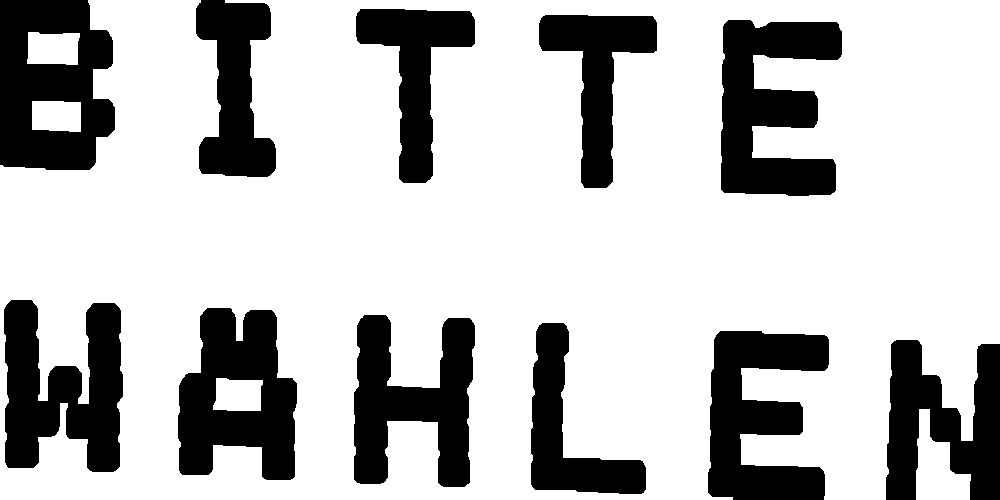
#> input picture test.jpg, 1000 x 500 px; its folder holds only this picture in this run
$ python -i imageprocessing.py   (imports and definitions only)
#> lines starting #> are read from the running program, lines starting #| are printed output that depends on the picture; after the words box and inside, x2 and y2 are one past the last pixel; in counts of white or black regions, pixels touching at a corner belong together
#> further down, picture is the input picture: shape (500, 1000, 3); min 0, max 255, mean 190.8
# -*- coding: utf-8 -*-
"""
Created on Fri Apr 21 09:22:52 2017

@author: Saleh Firoozabadi
"""

import numpy as np
from matplotlib import pyplot as plt
#from imutils.perspective import four_point_transform
#from imutils import contours
#import imutils
import cv2
from PIL import Image, ImageFilter
import PIL.ImageOps
import glob, os


#image importing and resizing


def imageprocessing (img):
    size =1000,500
    imgresized = cv2.resize(img,size)
    x,y = imgresized.shape[1], imgresized.shape[0]
#> x = 1000; y = 500

#image modification

    img_kernel = cv2.getStructuringElement(cv2.MORPH_ELLIPSE, (1, 5))
    img_gray = cv2.cvtColor(imgresized, cv2.COLOR_BGR2GRAY)
    img_blurred = cv2.GaussianBlur(img_gray, (5, 5), 0)
    img_thresh = cv2.threshold(img_blurred, 0, 255,
    cv2.THRESH_BINARY_INV | cv2.THRESH_OTSU)[1]
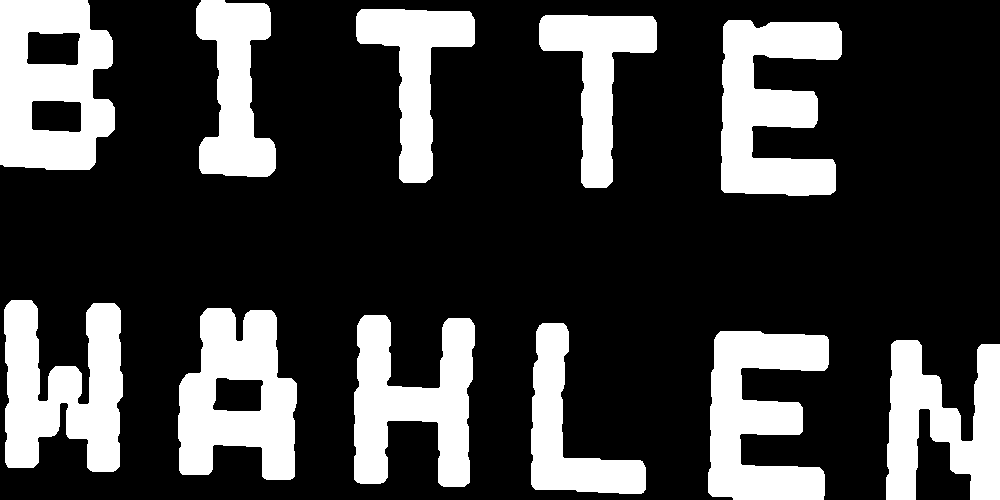
#> img_thresh: shape (500, 1000); 25.2% white; 11 white regions, largest, box (x1, y1, x2, y2) and area: (0, 0, 115, 170) 14182, (721, 20, 842, 196) 13843, (4, 300, 123, 472) 13594
    img_thresh1 = cv2.morphologyEx(img_thresh, cv2.MORPH_OPEN, img_kernel)

# dilation erosion
    kernel1 = np.ones((3,3),np.uint8)
    kernel2 = np.ones((20,20),np.uint8)
    kernel3 = np.ones((2,2),np.uint8)
    dilation = cv2.dilate(img_thresh1,kernel1,iterations = 1)
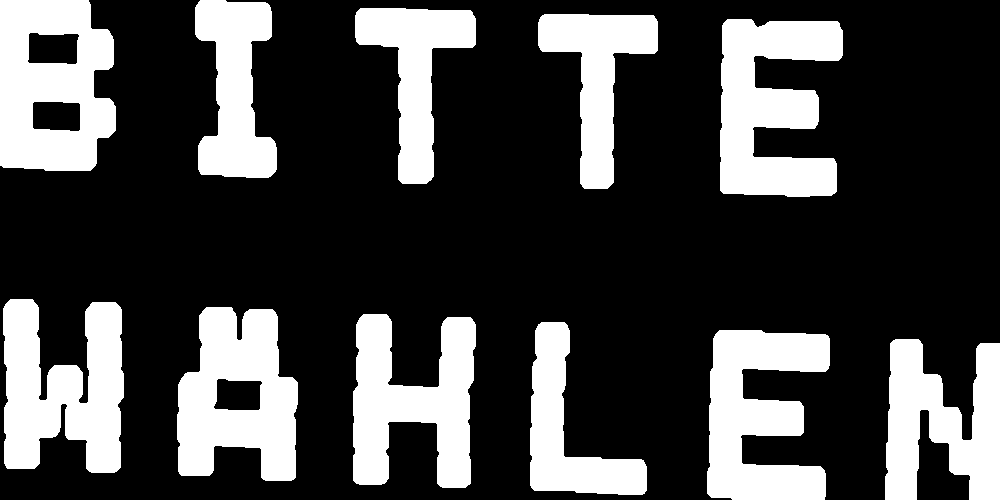
#> dilation: shape (500, 1000); 26.9% white; 11 white regions, largest, box (x1, y1, x2, y2) and area: (0, 0, 116, 171) 14866, (720, 19, 843, 197) 14779, (3, 299, 124, 473) 14650
    erosion = cv2.erode(dilation,kernel2,iterations = 1)
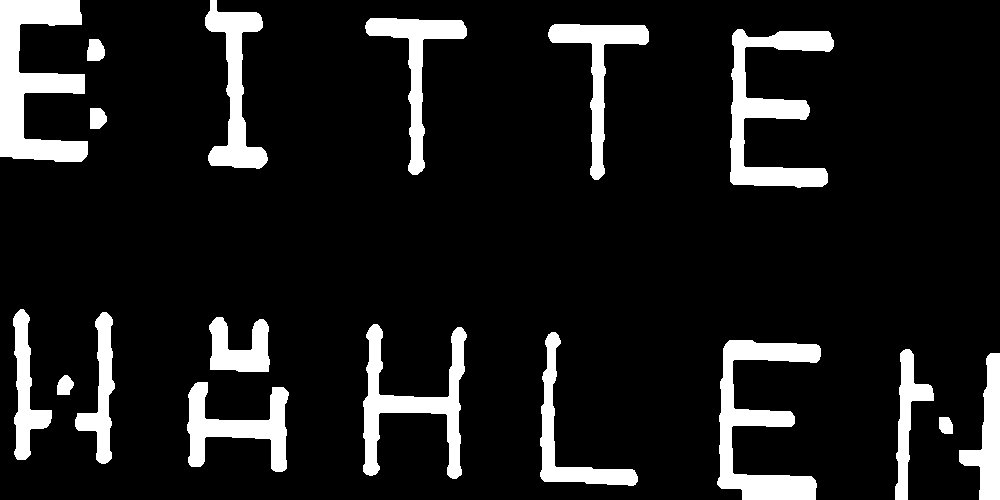
#> erosion: shape (500, 1000); 11.3% white; 18 white regions, largest, box (x1, y1, x2, y2) and area: (0, 0, 88, 162) 7493, (717, 340, 821, 500) 6381, (730, 29, 834, 188) 6210
    saleh = cv2.dilate(erosion,kernel3,iterations = 1)
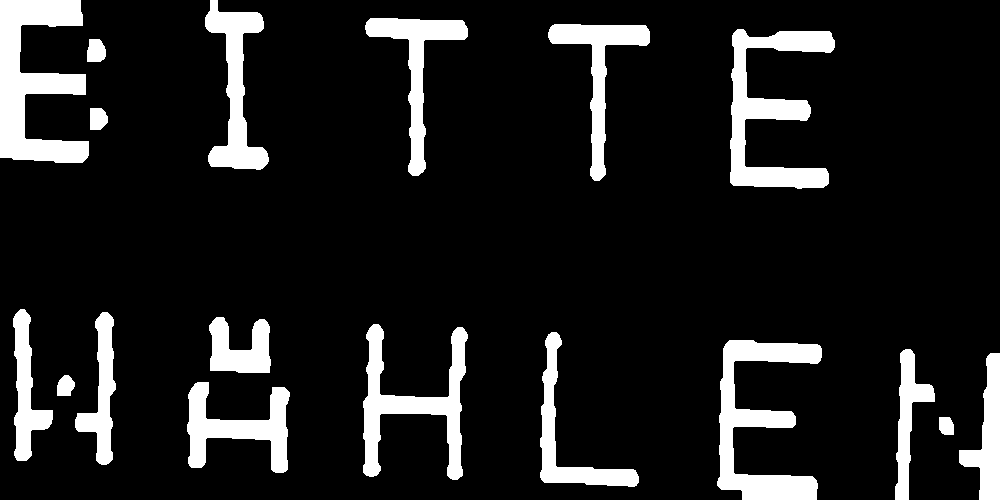
#> saleh: shape (500, 1000); 12.1% white; 18 white regions, largest, box (x1, y1, x2, y2) and area: (0, 0, 89, 163) 7871, (717, 340, 822, 500) 6725, (730, 29, 835, 189) 6643

# Cropping the image in left and up

    ixx = np.argmin(saleh, axis=0) # index of first zero in columns
#> ixx = 1000 values, max 160 at index 13, min 0 at index 81, mean 5.03
    ymin = np.min(ixx[np.nonzero(ixx)]) # the lowest nonzero value in ixx showing the lowest row # containing zero
#> ymin = 25

    ixy = np.argmin(saleh, axis=1)
#> ixy = 500 values, max 89 at index 141, min 0 at index 158, mean 15.12
    xmin = np.min(ixy[np.nonzero(ixy)])
#> xmin = 20


# Cropping the image in right and down

    flipudsaleh = np.flipud(saleh)
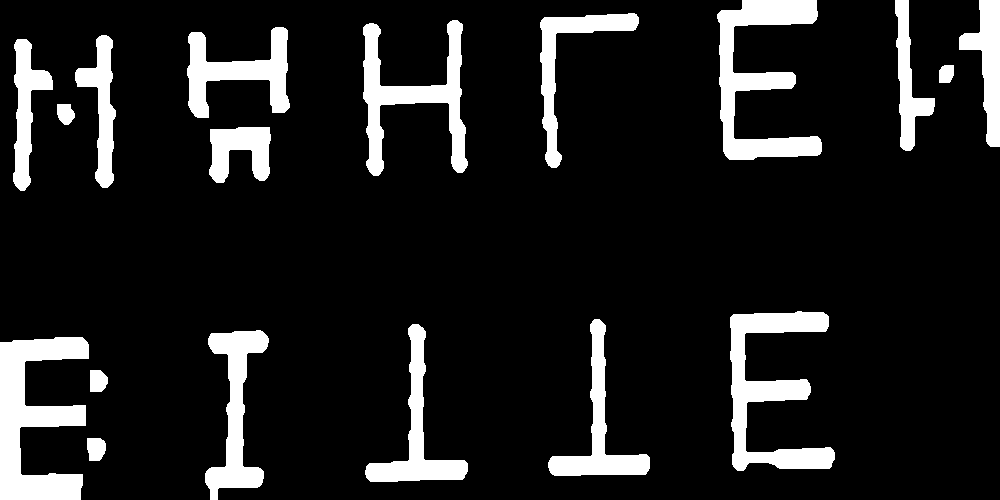
#> flipudsaleh: shape (500, 1000); 12.1% white; 18 white regions, largest, box (x1, y1, x2, y2) and area: (0, 337, 89, 500) 7871, (717, 0, 822, 160) 6725, (730, 311, 835, 471) 6643
    flipsaleh = np.fliplr(flipudsaleh)
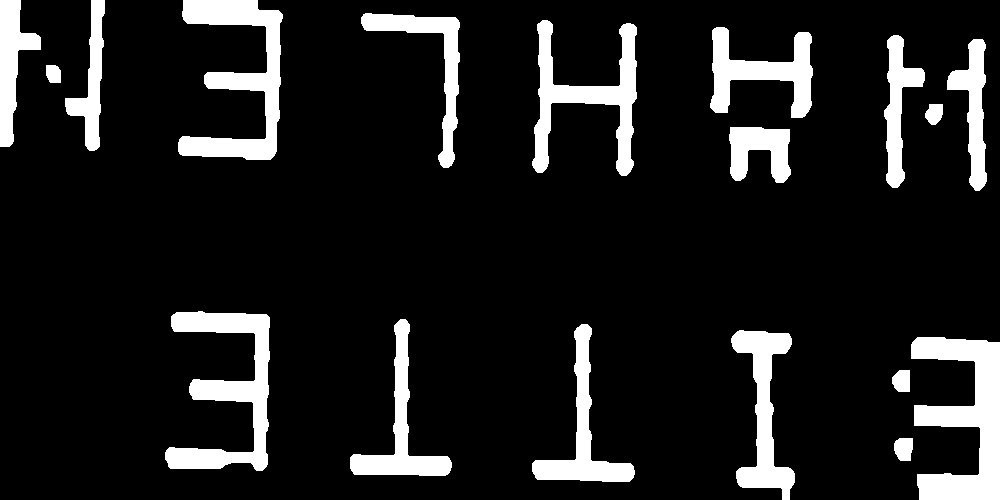
#> flipsaleh: shape (500, 1000); 12.1% white; 18 white regions, largest, box (x1, y1, x2, y2) and area: (911, 337, 1000, 500) 7871, (178, 0, 283, 160) 6725, (165, 311, 270, 471) 6643

    ixx2 = np.argmin(flipsaleh, axis=0)
#> ixx2 = 1000 values, max 151 at index 91, min 0 at index 21, mean 5.87
    ymaxtemp = np.min(ixx2[np.nonzero(ixx2)])
#> ymaxtemp = 10
    ymax = y-1-ymaxtemp
#> ymax = 489

    ixy2 = np.argmin(flipsaleh, axis=1)
#> ixy2 = 500 values, max 41 at index 37, min 0 at index 147, mean 5.72
    xmaxtemp = np.min(ixy2[np.nonzero(ixy2)])
#> xmaxtemp = 10
    xmax = x-1-xmaxtemp
#> xmax = 989

    final = saleh [ymin:ymax ,xmin:xmax]
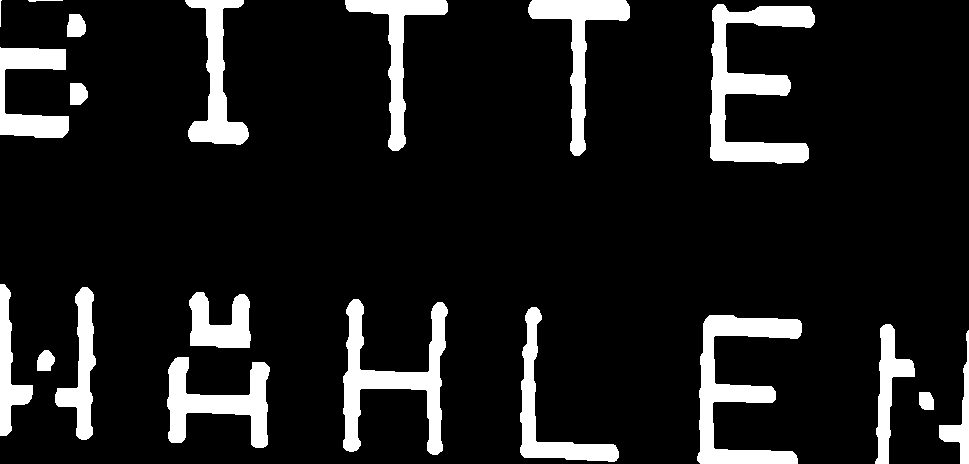
#> final: shape (464, 969); 11.3% white; 20 white regions, largest, box (x1, y1, x2, y2) and area: (710, 4, 815, 164) 6643, (697, 315, 802, 464) 5878, (343, 299, 448, 455) 5454
    return final;

>>> import cv2
>>> picture = cv2.imread('test.jpg')
>>> result = imageprocessing(picture)

$ run again, on refl3.png
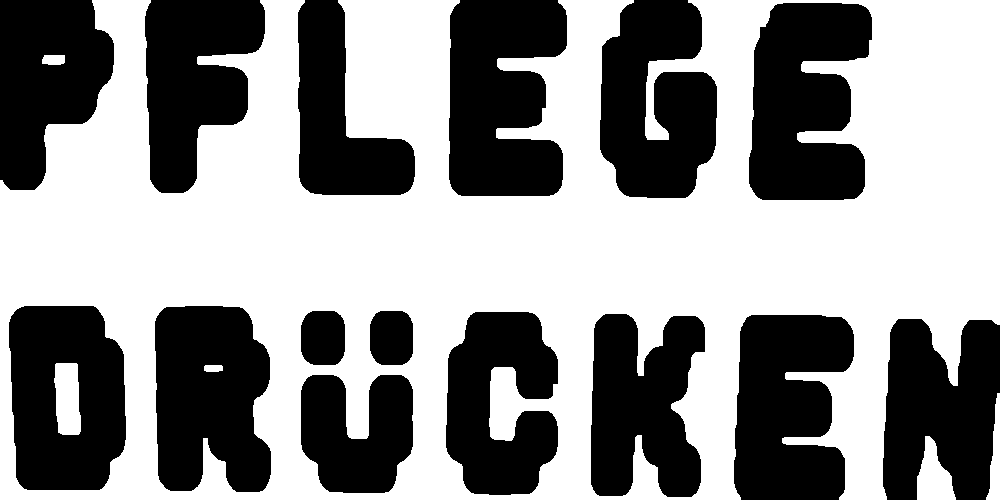
#> input picture refl3.png, 1000 x 500 px
#> picture is the input picture: shape (500, 1000, 3); 56.8% white; 15 black regions, largest, box (x1, y1, x2, y2) and area: (449, 0, 567, 196) 19268, (749, 3, 872, 200) 19109, (155, 306, 271, 492) 18185
#> img_thresh: shape (500, 1000); 43.2% white; 15 white regions, largest, box (x1, y1, x2, y2) and area: (449, 0, 567, 196) 19269, (749, 3, 872, 200) 19110, (155, 306, 271, 492) 18189
#> dilation: shape (500, 1000); 45.2% white; 15 white regions, largest, box (x1, y1, x2, y2) and area: (448, 0, 568, 197) 20037, (748, 2, 873, 201) 19992, (154, 305, 272, 493) 18987
#> erosion: shape (500, 1000); 26.8% white; 15 white regions, largest, box (x1, y1, x2, y2) and area: (458, 0, 559, 188) 12943, (743, 324, 846, 500) 12006, (758, 12, 864, 192) 11936
#> saleh: shape (500, 1000); 27.8% white; 15 white regions, largest, box (x1, y1, x2, y2) and area: (458, 0, 560, 189) 13351, (758, 12, 865, 193) 12342, (743, 324, 847, 500) 12315
#> ixx = 1000 values, max 189 at index 470, min 0 at index 85, mean 29.95
#> ymin = 41
#> ixy = 500 values, max 105 at index 47, min 0 at index 173, mean 22.4
#> xmin = 35
#> flipudsaleh: shape (500, 1000); 27.8% white; 15 white regions, largest, box (x1, y1, x2, y2) and area: (458, 311, 560, 500) 13351, (758, 307, 865, 488) 12342, (743, 0, 847, 176) 12315
#> in imageprocessing, `flipsaleh = np.fliplr(flipudsaleh)`:
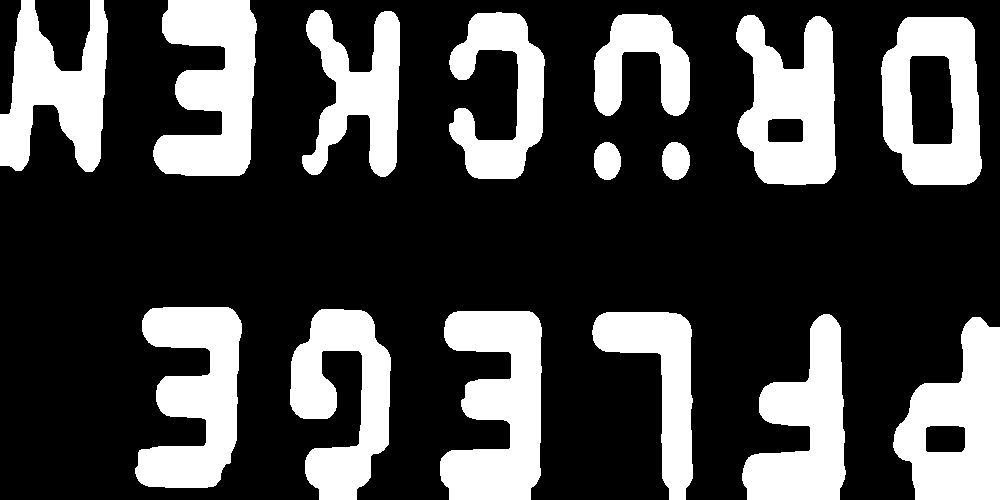
#> flipsaleh: shape (500, 1000); 27.8% white; 15 white regions, largest, box (x1, y1, x2, y2) and area: (440, 311, 542, 500) 13351, (135, 307, 242, 488) 12342, (153, 0, 257, 176) 12315
#> ixx2 = 1000 values, max 176 at index 225, min 0 at index 0, mean 11.22
#> ymaxtemp = 42
#> ymax = 457
#> ixy2 = 500 values, max 33 at index 114, min 0 at index 0, mean 3.17
#> xmaxtemp = 26
#> xmax = 973
#> in imageprocessing, `final = saleh [ymin:ymax ,xmin:xmax]`:
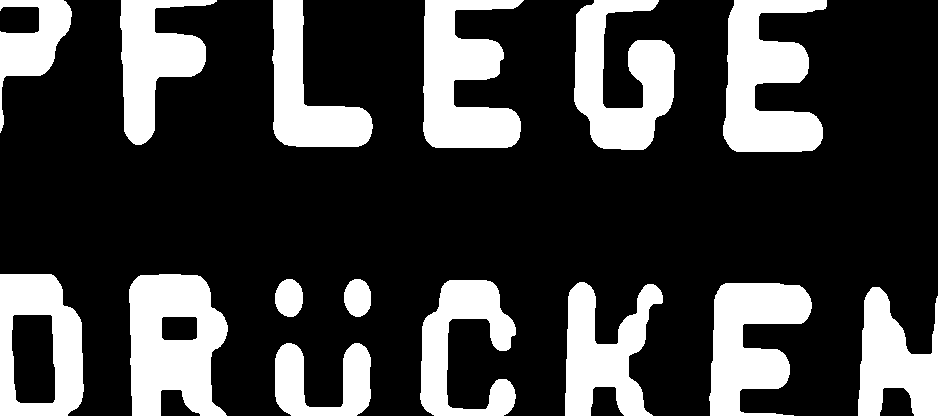
#> final: shape (416, 938); 25.3% white; 15 white regions, largest, box (x1, y1, x2, y2) and area: (129, 274, 228, 416) 10473, (723, 0, 827, 152) 9928, (423, 0, 524, 148) 9533
